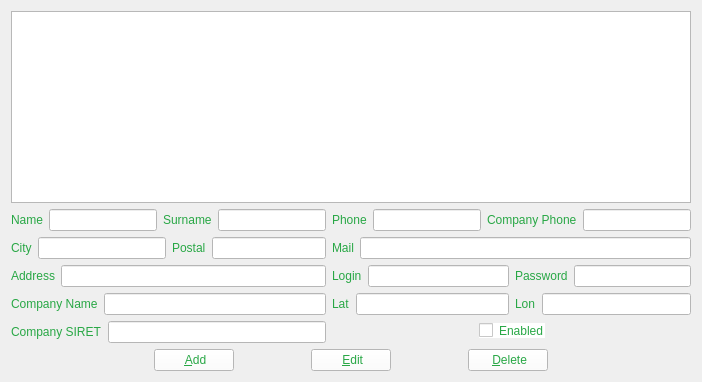
        <widget class="QWidget" name="tab_22">
         <attribute name="title">
          <string>Productor</string>
         </attribute>
         <layout class="QHBoxLayout" name="horizontalLayout_109">
          <item>
           <layout class="QVBoxLayout" name="verticalLayout_14">
            <item>
             <widget class="QTableWidget" name="tableWidgetProductor">
              <property name="editTriggers">
               <set>QAbstractItemView::NoEditTriggers</set>
              </property>
              <property name="showDropIndicator" stdset="0">
               <bool>false</bool>
              </property>
              <property name="dragDropOverwriteMode">
               <bool>false</bool>
              </property>
              <property name="alternatingRowColors">
               <bool>true</bool>
              </property>
              <property name="selectionMode">
               <enum>QAbstractItemView::SingleSelection</enum>
              </property>
              <property name="selectionBehavior">
               <enum>QAbstractItemView::SelectRows</enum>
              </property>
              <attribute name="verticalHeaderVisible">
               <bool>false</bool>
              </attribute>
             </widget>
            </item>
            <item>
             <layout class="QVBoxLayout" name="verticalLayout_13">
              <item>
               <layout class="QHBoxLayout" name="horizontalLayout_56">
                <item>
                 <layout class="QVBoxLayout" name="verticalLayout_11">
                  <item>
                   <layout class="QHBoxLayout" name="horizontalLayout_57">
                    <item>
                     <layout class="QHBoxLayout" name="horizontalLayout_58">
                      <item>
                       <widget class="QLabel" name="label_34">
                        <property name="styleSheet">
                         <string notr="true">color: rgb(40, 167, 69);</string>
                        </property>
                        <property name="text">
                         <string>Name</string>
                        </property>
                       </widget>
                      </item>
                      <item>
                       <widget class="QLineEdit" name="lineEditNameProductor">
                        <property name="styleSheet">
                         <string notr="true">color: rgb(40, 167, 69);
background-color: rgb(255, 255, 255);
border-color: rgb(40, 167, 69);</string>
                        </property>
                       </widget>
                      </item>
                     </layout>
                    </item>
                    <item>
                     <layout class="QHBoxLayout" name="horizontalLayout_59">
                      <item>
                       <widget class="QLabel" name="label_35">
                        <property name="styleSheet">
                         <string notr="true">color: rgb(40, 167, 69);</string>
                        </property>
                        <property name="text">
                         <string>Surname</string>
                        </property>
                       </widget>
                      </item>
                      <item>
                       <widget class="QLineEdit" name="lineEditSurnameProductor">
                        <property name="styleSheet">
                         <string notr="true">color: rgb(40, 167, 69);
background-color: rgb(255, 255, 255);
border-color: rgb(40, 167, 69);</string>
                        </property>
                       </widget>
                      </item>
                     </layout>
                    </item>
                   </layout>
                  </item>
                  <item>
                   <layout class="QHBoxLayout" name="horizontalLayout_60">
                    <item>
                     <layout class="QHBoxLayout" name="horizontalLayout_61">
                      <item>
                       <widget class="QLabel" name="label_36">
                        <property name="styleSheet">
                         <string notr="true">color: rgb(40, 167, 69);</string>
                        </property>
                        <property name="text">
                         <string>City</string>
                        </property>
                       </widget>
                      </item>
                      <item>
                       <widget class="QLineEdit" name="lineEditCityProductor">
                        <property name="minimumSize">
                         <size>
                          <width>0</width>
                          <height>0</height>
                         </size>
                        </property>
                        <property name="styleSheet">
                         <string notr="true">color: rgb(40, 167, 69);
background-color: rgb(255, 255, 255);
border-color: rgb(40, 167, 69);</string>
                        </property>
                       </widget>
                      </item>
                     </layout>
                    </item>
                    <item>
                     <layout class="QHBoxLayout" name="horizontalLayout_62">
                      <item>
                       <widget class="QLabel" name="label_37">
                        <property name="styleSheet">
                         <string notr="true">color: rgb(40, 167, 69);</string>
                        </property>
                        <property name="text">
                         <string>Postal</string>
                        </property>
                       </widget>
                      </item>
                      <item>
                       <widget class="QLineEdit" name="lineEditPostalProductor">
                        <property name="styleSheet">
                         <string notr="true">color: rgb(40, 167, 69);
background-color: rgb(255, 255, 255);
border-color: rgb(40, 167, 69);</string>
                        </property>
                       </widget>
                      </item>
                     </layout>
                    </item>
                   </layout>
                  </item>
                  <item>
                   <layout class="QHBoxLayout" name="horizontalLayout_63">
                    <item>
                     <widget class="QLabel" name="label_38">
                      <property name="styleSheet">
                       <string notr="true">color: rgb(40, 167, 69);</string>
                      </property>
                      <property name="text">
                       <string>Address</string>
                      </property>
                     </widget>
                    </item>
                    <item>
                     <widget class="QLineEdit" name="lineEditAddressProductor">
                      <property name="styleSheet">
                       <string notr="true">color: rgb(40, 167, 69);
background-color: rgb(255, 255, 255);
border-color: rgb(40, 167, 69);</string>
                      </property>
                     </widget>
                    </item>
                   </layout>
                  </item>
                  <item>
                   <layout class="QHBoxLayout" name="horizontalLayout_75">
                    <item>
                     <widget class="QLabel" name="label_45">
                      <property name="styleSheet">
                       <string notr="true">color: rgb(40, 167, 69);</string>
                      </property>
                      <property name="text">
                       <string>Company Name</string>
                      </property>
                     </widget>
                    </item>
                    <item>
                     <widget class="QLineEdit" name="lineEditCompanyNameProductor">
                      <property name="styleSheet">
                       <string notr="true">color: rgb(40, 167, 69);
background-color: rgb(255, 255, 255);
border-color: rgb(40, 167, 69);</string>
                      </property>
                     </widget>
                    </item>
                   </layout>
                  </item>
                  <item>
                   <layout class="QHBoxLayout" name="horizontalLayout_77">
                    <item>
                     <widget class="QLabel" name="label_47">
                      <property name="styleSheet">
                       <string notr="true">color: rgb(40, 167, 69);</string>
                      </property>
                      <property name="text">
                       <string>Company SIRET</string>
                      </property>
                     </widget>
                    </item>
                    <item>
                     <widget class="QLineEdit" name="lineEditCompanyNumProductor">
                      <property name="styleSheet">
                       <string notr="true">color: rgb(40, 167, 69);
background-color: rgb(255, 255, 255);
border-color: rgb(40, 167, 69);</string>
                      </property>
                     </widget>
                    </item>
                   </layout>
                  </item>
                 </layout>
                </item>
                <item>
                 <layout class="QVBoxLayout" name="verticalLayout_12">
                  <item>
                   <layout class="QHBoxLayout" name="horizontalLayout_64">
                    <item>
                     <layout class="QHBoxLayout" name="horizontalLayout_65">
                      <item>
                       <widget class="QLabel" name="label_39">
                        <property name="styleSheet">
                         <string notr="true">color: rgb(40, 167, 69);</string>
                        </property>
                        <property name="text">
                         <string>Phone</string>
                        </property>
                       </widget>
                      </item>
                      <item>
                       <widget class="QLineEdit" name="lineEditPhoneProductor">
                        <property name="styleSheet">
                         <string notr="true">color: rgb(40, 167, 69);
background-color: rgb(255, 255, 255);
border-color: rgb(40, 167, 69);</string>
                        </property>
                       </widget>
                      </item>
                      <item>
                       <layout class="QHBoxLayout" name="horizontalLayout_76">
                        <item>
                         <widget class="QLabel" name="label_46">
                          <property name="styleSheet">
                           <string notr="true">color: rgb(40, 167, 69);</string>
                          </property>
                          <property name="text">
                           <string>Company Phone</string>
                          </property>
                         </widget>
                        </item>
                        <item>
                         <widget class="QLineEdit" name="lineEditCopamyPhoneProductor">
                          <property name="styleSheet">
                           <string notr="true">color: rgb(40, 167, 69);
background-color: rgb(255, 255, 255);
border-color: rgb(40, 167, 69);</string>
                          </property>
                         </widget>
                        </item>
                       </layout>
                      </item>
                     </layout>
                    </item>
                   </layout>
                  </item>
                  <item>
                   <layout class="QHBoxLayout" name="horizontalLayout_66">
                    <item>
                     <widget class="QLabel" name="label_40">
                      <property name="styleSheet">
                       <string notr="true">color: rgb(40, 167, 69);</string>
                      </property>
                      <property name="text">
                       <string>Mail</string>
                      </property>
                     </widget>
                    </item>
                    <item>
                     <widget class="QLineEdit" name="lineEditMailProductor">
                      <property name="styleSheet">
                       <string notr="true">color: rgb(40, 167, 69);
background-color: rgb(255, 255, 255);
border-color: rgb(40, 167, 69);</string>
                      </property>
                     </widget>
                    </item>
                   </layout>
                  </item>
                  <item>
                   <layout class="QHBoxLayout" name="horizontalLayout_67">
                    <item>
                     <layout class="QHBoxLayout" name="horizontalLayout_68">
                      <item>
                       <widget class="QLabel" name="label_41">
                        <property name="styleSheet">
                         <string notr="true">color: rgb(40, 167, 69);</string>
                        </property>
                        <property name="text">
                         <string>Login</string>
                        </property>
                       </widget>
                      </item>
                      <item>
                       <widget class="QLineEdit" name="lineEditLoginProductor">
                        <property name="styleSheet">
                         <string notr="true">color: rgb(40, 167, 69);
background-color: rgb(255, 255, 255);
border-color: rgb(40, 167, 69);</string>
                        </property>
                       </widget>
                      </item>
                     </layout>
                    </item>
                    <item>
                     <layout class="QHBoxLayout" name="horizontalLayout_69">
                      <item>
                       <widget class="QLabel" name="label_42">
                        <property name="styleSheet">
                         <string notr="true">color: rgb(40, 167, 69);
</string>
                        </property>
                        <property name="text">
                         <string>Password</string>
                        </property>
                       </widget>
                      </item>
                      <item>
                       <widget class="QLineEdit" name="lineEditPasswordProductor">
                        <property name="minimumSize">
                         <size>
                          <width>0</width>
                          <height>0</height>
                         </size>
                        </property>
                        <property name="styleSheet">
                         <string notr="true">color: rgb(40, 167, 69);
background-color: rgb(255, 255, 255);
border-color: rgb(40, 167, 69);</string>
                        </property>
                       </widget>
                      </item>
                     </layout>
                    </item>
                   </layout>
                  </item>
                  <item>
                   <layout class="QHBoxLayout" name="horizontalLayout_70">
                    <item>
                     <layout class="QHBoxLayout" name="horizontalLayout_71">
                      <item>
                       <widget class="QLabel" name="label_43">
                        <property name="styleSheet">
                         <string notr="true">color: rgb(40, 167, 69);</string>
                        </property>
                        <property name="text">
                         <string>Lat</string>
                        </property>
                       </widget>
                      </item>
                      <item>
                       <widget class="QLineEdit" name="lineEditLatProductor">
                        <property name="styleSheet">
                         <string notr="true">color: rgb(40, 167, 69);
background-color: rgb(255, 255, 255);
border-color: rgb(40, 167, 69);</string>
                        </property>
                       </widget>
                      </item>
                     </layout>
                    </item>
                    <item>
                     <layout class="QHBoxLayout" name="horizontalLayout_72">
                      <item>
                       <widget class="QLabel" name="label_44">
                        <property name="styleSheet">
                         <string notr="true">color: rgb(40, 167, 69);</string>
                        </property>
                        <property name="text">
                         <string>Lon</string>
                        </property>
                       </widget>
                      </item>
                      <item>
                       <widget class="QLineEdit" name="lineEditLonProductor">
                        <property name="minimumSize">
                         <size>
                          <width>0</width>
                          <height>0</height>
                         </size>
                        </property>
                        <property name="styleSheet">
                         <string notr="true">color: rgb(40, 167, 69);
background-color: rgb(255, 255, 255);
border-color: rgb(40, 167, 69);</string>
                        </property>
                       </widget>
                      </item>
                     </layout>
                    </item>
                   </layout>
                  </item>
                  <item>
                   <layout class="QHBoxLayout" name="horizontalLayout_73">
                    <item>
                     <spacer name="horizontalSpacer_30">
                      <property name="orientation">
                       <enum>Qt::Horizontal</enum>
                      </property>
                      <property name="sizeHint" stdset="0">
                       <size>
                        <width>40</width>
                        <height>20</height>
                       </size>
                      </property>
                     </spacer>
                    </item>
                    <item>
                     <widget class="QCheckBox" name="checkBoxEnabledProductor">
                      <property name="styleSheet">
                       <string notr="true">color: rgb(40, 167, 69);
background-color: rgb(255, 255, 255);
border-color: rgb(40, 167, 69);</string>
                      </property>
                      <property name="text">
                       <string>Enabled</string>
                      </property>
                     </widget>
                    </item>
                    <item>
                     <spacer name="horizontalSpacer_32">
                      <property name="orientation">
                       <enum>Qt::Horizontal</enum>
                      </property>
                      <property name="sizeHint" stdset="0">
                       <size>
                        <width>40</width>
                        <height>20</height>
                       </size>
                      </property>
                     </spacer>
                    </item>
                   </layout>
                  </item>
                 </layout>
                </item>
               </layout>
              </item>
              <item>
               <layout class="QHBoxLayout" name="horizontalLayout_55">
                <item>
                 <spacer name="horizontalSpacer_24">
                  <property name="orientation">
                   <enum>Qt::Horizontal</enum>
                  </property>
                  <property name="sizeHint" stdset="0">
                   <size>
                    <width>40</width>
                    <height>20</height>
                   </size>
                  </property>
                 </spacer>
                </item>
                <item>
                 <spacer name="horizontalSpacer_25">
                  <property name="orientation">
                   <enum>Qt::Horizontal</enum>
                  </property>
                  <property name="sizeHint" stdset="0">
                   <size>
                    <width>40</width>
                    <height>20</height>
                   </size>
                  </property>
                 </spacer>
                </item>
                <item>
                 <widget class="QPushButton" name="AddProductor">
                  <property name="styleSheet">
                   <string notr="true">color: rgb(40, 167, 69);
background-color: rgb(255, 255, 255);
border-color: rgb(40, 167, 69);</string>
                  </property>
                  <property name="text">
                   <string> &amp;Add</string>
                  </property>
                  <property name="icon">
                   <iconset resource="Pictures.qrc">
                    <normaloff>:/PNG/Images/PNG/Add.png</normaloff>:/PNG/Images/PNG/Add.png</iconset>
                  </property>
                 </widget>
                </item>
                <item>
                 <spacer name="horizontalSpacer_26">
                  <property name="orientation">
                   <enum>Qt::Horizontal</enum>
                  </property>
                  <property name="sizeHint" stdset="0">
                   <size>
                    <width>40</width>
                    <height>20</height>
                   </size>
                  </property>
                 </spacer>
                </item>
                <item>
                 <widget class="QPushButton" name="EditProductor">
                  <property name="styleSheet">
                   <string notr="true">color: rgb(40, 167, 69);
background-color: rgb(255, 255, 255);
border-color: rgb(40, 167, 69);</string>
                  </property>
                  <property name="text">
                   <string> &amp;Edit</string>
                  </property>
                  <property name="icon">
                   <iconset resource="Pictures.qrc">
                    <normaloff>:/PNG/Images/PNG/Edit.png</normaloff>:/PNG/Images/PNG/Edit.png</iconset>
                  </property>
                 </widget>
                </item>
                <item>
                 <spacer name="horizontalSpacer_27">
                  <property name="orientation">
                   <enum>Qt::Horizontal</enum>
                  </property>
                  <property name="sizeHint" stdset="0">
                   <size>
                    <width>40</width>
                    <height>20</height>
                   </size>
                  </property>
                 </spacer>
                </item>
                <item>
                 <widget class="QPushButton" name="DeleteProductor">
                  <property name="styleSheet">
                   <string notr="true">color: rgb(40, 167, 69);
background-color: rgb(255, 255, 255);
border-color: rgb(40, 167, 69);</string>
                  </property>
                  <property name="text">
                   <string> &amp;Delete</string>
                  </property>
                  <property name="icon">
                   <iconset resource="Pictures.qrc">
                    <normaloff>:/PNG/Images/PNG/Delete.png</normaloff>:/PNG/Images/PNG/Delete.png</iconset>
                  </property>
                 </widget>
                </item>
                <item>
                 <spacer name="horizontalSpacer_28">
                  <property name="orientation">
                   <enum>Qt::Horizontal</enum>
                  </property>
                  <property name="sizeHint" stdset="0">
                   <size>
                    <width>40</width>
                    <height>20</height>
                   </size>
                  </property>
                 </spacer>
                </item>
                <item>
                 <spacer name="horizontalSpacer_29">
                  <property name="orientation">
                   <enum>Qt::Horizontal</enum>
                  </property>
                  <property name="sizeHint" stdset="0">
                   <size>
                    <width>40</width>
                    <height>20</height>
                   </size>
                  </property>
                 </spacer>
                </item>
               </layout>
              </item>
             </layout>
            </item>
           </layout>
          </item>
         </layout>
        </widget>
